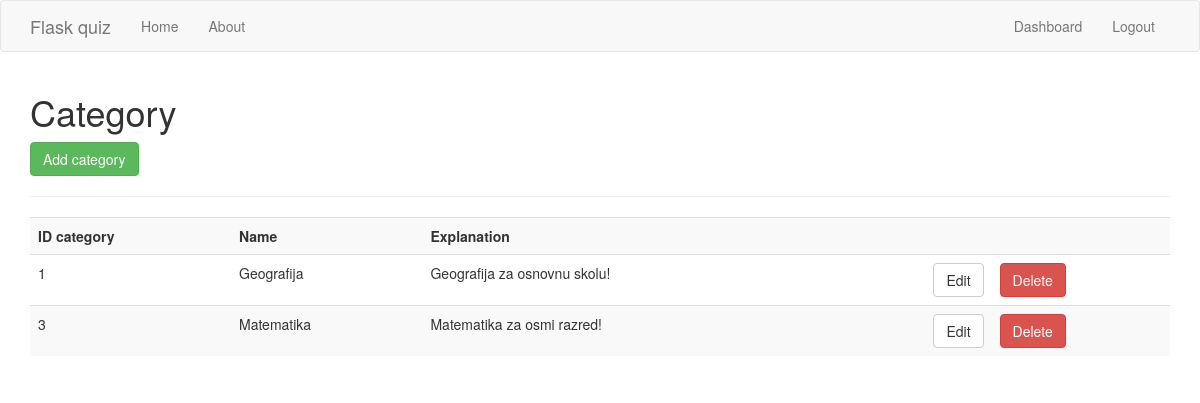
/category (signed in), run on the app's committed database.
### quiz/models.py (models this page shows)
class Category(db.Model):
    id_category = db.Column(db.Integer, primary_key=True)
    name = db.Column(db.String(256), index=True)
    explanation = db.Column(db.String(512), index=True)

### quiz/quiz/routes.py (the view)
@quiz.route('/category', methods=['GET', 'POST'])
@is_logged_in
def category():
    global conn
    try:
        conn = sqlite3.connect("quiz.db")
    except Error as e:
        print(e)
    cur = conn.cursor()
    result_cat = cur.execute("SELECT * FROM category")
    categorys = cur.fetchall()
    print(categorys)
    if result_cat:
        return render_template('category.html', categorys=categorys)
    else:
        msg = 'No category Found'
        return render_template('dashboard.html', msg=msg)

### quiz/users/__utils__.py (called while the page is built)
def is_logged_in(f):
    @wraps(f)
    def wrap(*args, **kwargs):
        if 'logged_in' in session:
            return f(*args, **kwargs)
        else:
            flash('Unauthorized, Please login', 'danger')
            return redirect(url_for('login'))
    return wrap

### quiz/templates/category.html (shortened to what this page needs)
{% extends "layout.html" %}
{% block body %}
  <h1>Category</h1>
  <a class="btn btn-success" href="/category_add">Add category</a>
  <hr>
  <table class="table table-striped">
    <tr>
      <th>ID category</th>
      <th>Name</th>
      <th>Explanation</th>
      <th></th>
      <th></th>
    </tr>
    {% for category in categorys %}
      <tr>
        <td>{{category[0]}}</td>
        <td>{{category[1]}}</td>
        <td>{{category[2]}}</td>
        <td><a href="category_edit/{{category[0]}}" class="btn btn-default pull-right">Edit</a></td>
        <td>
          <form action="{{url_for('quiz.category_delete', c_id=category[0])}}" method="post">
            <input type="submit" value="Delete" class="btn btn-danger">
          </form>
        </td>
      </tr>
    {% endfor %}
  </table>
{% endblock %}

### data on the page
Category: id_category "1", name "Geografija", explanation "Geografija za osnovnu skolu!"
Category: id_category "3", name "Matematika", explanation "Matematika za osmi razred!"
